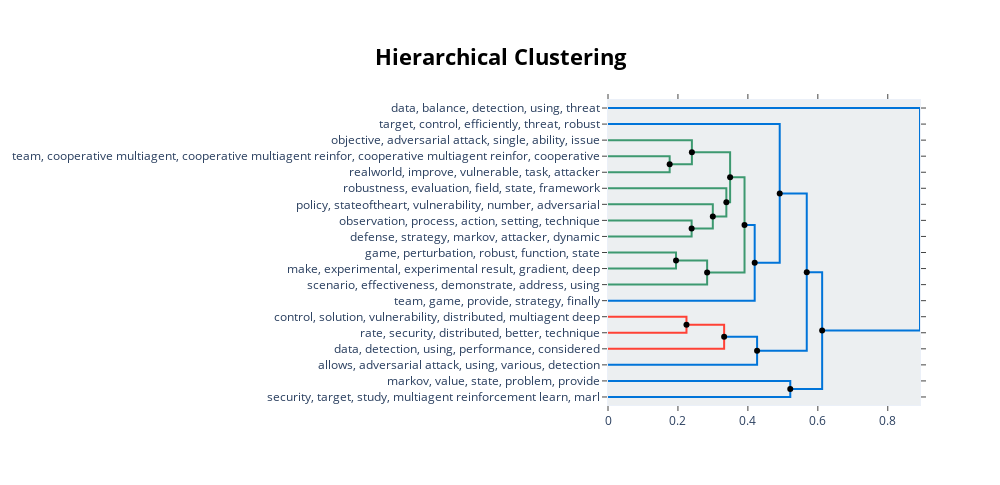

This figure's notebook cell:
### Code cell
# vextract hierarchical topics and their representation
hierarchical_topics = topic_model.hierarchical_topics(preprocessed_abstracts)

# visualize the hierarchical topics
topic_model.visualize_hierarchy(hierarchical_topics=hierarchical_topics, custom_labels=topic_df['Topic Label'].tolist(),color_threshold=0.4)

### Figure 1 — Plotly figure (JSON) as saved in the notebook; plotly's stock layout.template omitted (floating-point values rounded to 4 significant figures)
{"data": [{"hoverinfo": "text", "marker": {"color": "rgb(61,153,112)"}, "mode": "lines", "text": ["team, cooperative multiagent, cooperative multiagent reinfor, cooperative multiagent reinfor, cooperative", "", "", "realworld, improve, vulnerable, task, attacker"], "type": "scatter", "x": [0, 0.1763, 0.1763, 0], "xaxis": "x", "y": [-35, -35, -45, -45], "yaxis": "y"}, {"hoverinfo": "text", "marker": {"color": "rgb(61,153,112)"}, "mode": "lines", "text": ["objective, adversarial attack, single, ability, issue", "", "", "cooperative multiagent_team_robustness_cooperative multiagent reinforcement learning_cooperative multiagent reinforcement"], "type": "scatter", "x": [0, 0.2399, 0.2399, 0.1763], "xaxis": "x", "y": [-25, -25, -40, -40], "yaxis": "y"}, {"hoverinfo": "text", "marker": {"color": "rgb(61,153,112)"}, "mode": "lines", "text": ["observation, process, action, setting, technique", "", "", "defense, strategy, markov, attacker, dynamic"], "type": "scatter", "x": [0, 0.2391, 0.2391, 0], "xaxis": "x", "y": [-75, -75, -85, -85], "yaxis": "y"}, {"hoverinfo": "text", "marker": {"color": "rgb(61,153,112)"}, "mode": "lines", "text": ["policy, stateoftheart, vulnerability, number, adversarial", "", "", "defense_attacker_strategy_setting_process"], "type": "scatter", "x": [0, 0.2997, 0.2997, 0.2391], "xaxis": "x", "y": [-65, -65, -80, -80], "yaxis": "y"}, {"hoverinfo": "text", "marker": {"color": "rgb(61,153,112)"}, "mode": "lines", "text": ["robustness, evaluation, field, state, framework", "", "", "defense_setting_attacker_strategy_vulnerability"], "type": "scatter", "x": [0, 0.3384, 0.3384, 0.2997], "xaxis": "x", "y": [-55, -55, -72.5, -72.5], "yaxis": "y"}, {"hoverinfo": "text", "marker": {"color": "rgb(61,153,112)"}, "mode": "lines", "text": ["cooperative multiagent_cooperative_cooperative multiagent reinforcement_cooperative multiagent reinforcement learning_team", "", "", "defense_setting_strategy_attacker_vulnerability"], "type": "scatter", "x": [0.2399, 0.3492, 0.3492, 0.3384], "xaxis": "x", "y": [-32.5, -32.5, -63.75, -63.75], "yaxis": "y"}, {"hoverinfo": "text", "marker": {"color": "rgb(61,153,112)"}, "mode": "lines", "text": ["game, perturbation, robust, function, state", "", "", "make, experimental, experimental result, gradient, deep"], "type": "scatter", "x": [0, 0.1945, 0.1945, 0], "xaxis": "x", "y": [-95, -95, -105, -105], "yaxis": "y"}, {"hoverinfo": "text", "marker": {"color": "rgb(61,153,112)"}, "mode": "lines", "text": ["function_make_gradient_game_robust", "", "", "scenario, effectiveness, demonstrate, address, using"], "type": "scatter", "x": [0.1945, 0.2835, 0.2835, 0], "xaxis": "x", "y": [-100, -100, -115, -115], "yaxis": "y"}, {"hoverinfo": "text", "marker": {"color": "rgb(61,153,112)"}, "mode": "lines", "text": ["defense_attacker_cooperative multiagent_cooperative_cooperative multiagent reinforcement", "", "", "function_game_robust_gradient_environment"], "type": "scatter", "x": [0.3492, 0.3904, 0.3904, 0.2835], "xaxis": "x", "y": [-48.12, -48.12, -107.5, -107.5], "yaxis": "y"}, {"hoverinfo": "text", "marker": {"color": "rgb(0,116,217)"}, "mode": "lines", "text": ["setting_defense_environment_experiment_demonstrate", "", "", "team, game, provide, strategy, finally"], "type": "scatter", "x": [0.3904, 0.4194, 0.4194, 0], "xaxis": "x", "y": [-77.81, -77.81, -125, -125], "yaxis": "y"}, {"hoverinfo": "text", "marker": {"color": "rgb(0,116,217)"}, "mode": "lines", "text": ["target, control, efficiently, threat, robust", "", "", "setting_game_defense_environment_demonstrate"], "type": "scatter", "x": [0, 0.491, 0.491, 0.4194], "xaxis": "x", "y": [-15, -15, -101.4, -101.4], "yaxis": "y"}, {"hoverinfo": "text", "marker": {"color": "rgb(255,65,54)"}, "mode": "lines", "text": ["control, solution, vulnerability, distributed, multiagent deep", "", "", "rate, security, distributed, better, technique"], "type": "scatter", "x": [0, 0.2244, 0.2244, 0], "xaxis": "x", "y": [-135, -135, -145, -145], "yaxis": "y"}, {"hoverinfo": "text", "marker": {"color": "rgb(255,65,54)"}, "mode": "lines", "text": ["rate_distributed_better_control_solution", "", "", "data, detection, using, performance, considered"], "type": "scatter", "x": [0.2244, 0.3321, 0.3321, 0], "xaxis": "x", "y": [-140, -140, -155, -155], "yaxis": "y"}, {"hoverinfo": "text", "marker": {"color": "rgb(0,116,217)"}, "mode": "lines", "text": ["data_distributed_rate_network_deep", "", "", "allows, adversarial attack, using, various, detection"], "type": "scatter", "x": [0.3321, 0.4263, 0.4263, 0], "xaxis": "x", "y": [-147.5, -147.5, -165, -165], "yaxis": "y"}, {"hoverinfo": "text", "marker": {"color": "rgb(0,116,217)"}, "mode": "lines", "text": ["setting_demonstrate_game_environment_defense", "", "", "detection_distributed_data_proposed_network"], "type": "scatter", "x": [0.491, 0.5683, 0.5683, 0.4263], "xaxis": "x", "y": [-58.2, -58.2, -156.2, -156.2], "yaxis": "y"}, {"hoverinfo": "text", "marker": {"color": "rgb(0,116,217)"}, "mode": "lines", "text": ["markov, value, state, problem, provide", "", "", "security, target, study, multiagent reinforcement learn, marl"], "type": "scatter", "x": [0, 0.5212, 0.5212, 0], "xaxis": "x", "y": [-175, -175, -185, -185], "yaxis": "y"}, {"hoverinfo": "text", "marker": {"color": "rgb(0,116,217)"}, "mode": "lines", "text": ["network_defense_deep_approach_proposed", "", "", "marl_markov_study_multiagent reinforcement learning marl_reinforcement learning marl"], "type": "scatter", "x": [0.5683, 0.6123, 0.6123, 0.5212], "xaxis": "x", "y": [-107.2, -107.2, -180, -180], "yaxis": "y"}, {"hoverinfo": "text", "marker": {"color": "rgb(0,116,217)"}, "mode": "lines", "text": ["data, balance, detection, using, threat", "", "", "game_model_reward_state_propose"], "type": "scatter", "x": [0, 0.8921, 0.8921, 0.6123], "xaxis": "x", "y": [-5, -5, -143.6, -143.6], "yaxis": "y"}, {"hoverinfo": "text", "hovertext": ["cooperative multiagent_cooperative_cooperative multiagent reinforcement_cooperative multiagent reinforcement learning_team", "function_make_gradient_game_robust", "defense_attacker_cooperative multiagent_cooperative_cooperative multiagent reinforcement", "setting_defense_environment_experiment_demonstrate", "rate_distributed_better_control_solution", "data_distributed_rate_network_deep", "setting_demonstrate_game_environment_defense", "network_defense_deep_approach_proposed"], "marker": {"color": "black"}, "mode": "markers", "showlegend": false, "type": "scatter", "x": [0.2399, 0.1945, 0.3492, 0.3904, 0.2244, 0.3321, 0.491, 0.5683], "y": [-32.5, -100, -48.12, -77.81, -140, -147.5, -58.2, -107.2]}, {"hoverinfo": "text", "hovertext": ["cooperative multiagent_team_robustness_cooperative multiagent reinforcement learning_cooperative multiagent reinforcement", "defense_attacker_strategy_setting_process", "defense_setting_attacker_strategy_vulnerability", "defense_setting_strategy_attacker_vulnerability", "function_game_robust_gradient_environment", "setting_game_defense_environment_demonstrate", "detection_distributed_data_proposed_network", "marl_markov_study_multiagent reinforcement learning marl_reinforcement learning marl", "game_model_reward_state_propose"], "marker": {"color": "black"}, "mode": "markers", "showlegend": false, "type": "scatter", "x": [0.1763, 0.2391, 0.2997, 0.3384, 0.2835, 0.4194, 0.4263, 0.5212, 0.6123], "y": [-40, -80, -72.5, -63.75, -107.5, -101.4, -156.2, -180, -143.6]}], "layout": {"autosize": false, "height": 485, "hoverlabel": {"bgcolor": "white", "font": {"family": "Rockwell", "size": 16}}, "hovermode": "closest", "plot_bgcolor": "#ECEFF1", "showlegend": false, "title": {"font": {"color": "Black", "size": 22}, "text": "<b>Hierarchical Clustering</b>", "x": 0.5, "xanchor": "center", "yanchor": "top"}, "width": 1000, "xaxis": {"mirror": "allticks", "rangemode": "tozero", "showgrid": false, "showline": true, "showticklabels": true, "ticks": "outside", "type": "linear", "zeroline": false}, "yaxis": {"mirror": "allticks", "range": [-190, 0], "rangemode": "tozero", "showgrid": false, "showline": true, "showticklabels": true, "tickmode": "array", "ticks": "outside", "ticktext": ["data, balance, detection, using, threat", "target, control, efficiently, threat, robust", "objective, adversarial attack, single, ability, issue", "team, cooperative multiagent, cooperative multiagent reinfor, cooperative multiagent reinfor, cooperative", "realworld, improve, vulnerable, task, attacker", "robustness, evaluation, field, state, framework", "policy, stateoftheart, vulnerability, number, adversarial", "observation, process, action, setting, technique", "defense, strategy, markov, attacker, dynamic", "game, perturbation, robust, function, state", "make, experimental, experimental result, gradient, deep", "scenario, effectiveness, demonstrate, address, using", "team, game, provide, strategy, finally", "control, solution, vulnerability, distributed, multiagent deep", "rate, security, distributed, better, technique", "data, detection, using, performance, considered", "allows, adversarial attack, using, various, detection", "markov, value, state, problem, provide", "security, target, study, multiagent reinforcement learn, marl"], "tickvals": [-5, -15, -25, -35, -45, -55, -65, -75, -85, -95, -105, -115, -125, -135, -145, -155, -165, -175, -185], "type": "linear", "zeroline": false}}}
